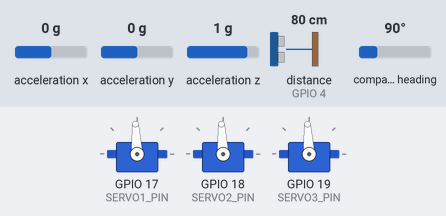
Bench run of a program on a simulated ESP32. On the bench: 3 × servo. Wiring (inferred from the names in the program): ultrasonic range finder: trigger GPIO 4; echo GPIO 4. Inputs (shaded band) come from the test bench; at power-on: distance to the obstacle (sensor on GPIO 4) 80 cm, acceleration x 0 g, acceleration y 0 g, acceleration z 1 g, compass heading 90°. The echo pulse lasts 58.3 µs per cm; servo pulses on a pin are drawn as a servo (544–2400 µs = 0–180°).

Above: at 2.2 s.
2.3 s: distance to the obstacle (sensor on GPIO 4) set to 2 cm
At 4.5 s:
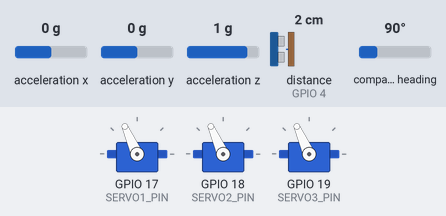
5.3 s: acceleration x set to 0.8 g
6.8 s: acceleration y set to -1.4 g
At 8.5 s:
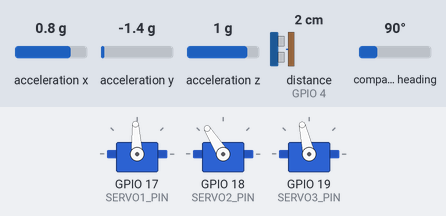
9.5 s: acceleration z set to -1.4 g
12.5 s: distance to the obstacle (sensor on GPIO 4) set to 35 cm
At 12.66 s:
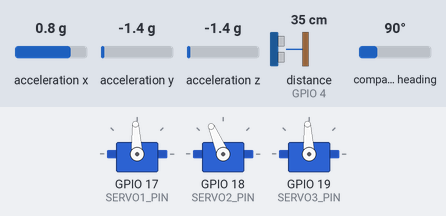
15.5 s: acceleration x set to -1.4 g
At 16.4 s:
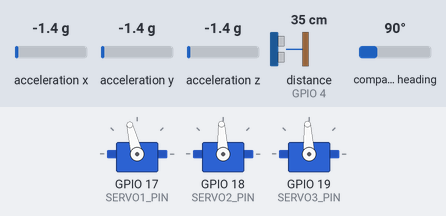
Timing chart, 0 to 19.5 s (numbered marks = the images above; inputs shaded):
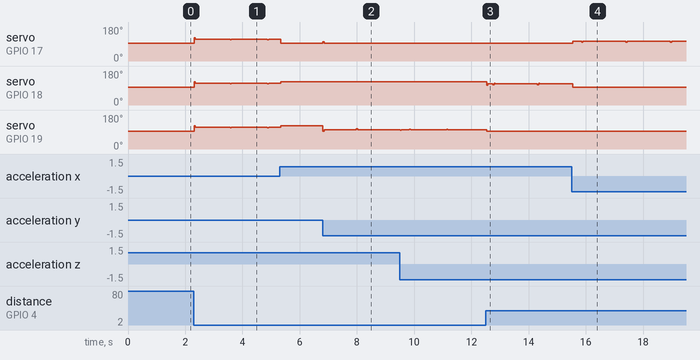

Measured:
- after the input at 2.3 s, servo on GPIO 17 (SERVO1_PIN), servo on GPIO 18 (SERVO2_PIN), servo on GPIO 19 (SERVO3_PIN): 93° → 114° at once
- after the input at 6.8 s, servo on GPIO 17 (SERVO1_PIN): 93° → 103° at once, → 93° 0.04 s later; servo on GPIO 19 (SERVO3_PIN): 122° → 103° at once
- after the input at 12.5 s, servo on GPIO 18 (SERVO2_PIN): 122° → 113° at once
- after the input at 15.5 s, servo on GPIO 17 (SERVO1_PIN): 93° → 104° at once, then repeats every 1.6 s: 99° 0.04 s, 105° 0.04 s, 104° 1.5 s

The program:

main.cpp
```cpp
#include <stdint.h>
#include <Arduino.h>
#include <Wire.h>
#include <esp_now.h>
#include <WiFi.h>
#include "PIDController.h"
#include <Adafruit_Sensor.h>
#include <Adafruit_BNO055.h>
#include <utility/imumaths.h>

const uint8_t SDA_PIN = 21;
const uint8_t SCL_PIN = 22;
const uint8_t SERVO1_PIN = 17;
const uint8_t SERVO2_PIN = 18;
const uint8_t SERVO3_PIN = 19;
const uint8_t MAINESC_PIN = 0;
const uint8_t TAILESC_PIN = 0;
const uint8_t ULTRASONIC_PIN = 4;
const uint16_t DEFAULT_PULSE_WIDTH = 1500;

Adafruit_BNO055 bno = Adafruit_BNO055(55, 0x29);
imu::Vector<3> euler;

float currentAltitude = 0.0f;
uint32_t readDistance() {
  pinMode(ULTRASONIC_PIN, OUTPUT);
  digitalWrite(ULTRASONIC_PIN, LOW);
  delayMicroseconds(2);
  digitalWrite(ULTRASONIC_PIN, HIGH);
  delayMicroseconds(10);
  digitalWrite(ULTRASONIC_PIN, LOW);

  pinMode(ULTRASONIC_PIN, INPUT);
  uint32_t duration = pulseIn(ULTRASONIC_PIN, HIGH, 30000); // Timeout 30 ms

  uint32_t distance_cm = duration / 58; // Umrechnungsfaktor für cm
  return distance_cm;
}

//PID controllers:
PIDController RollPid(2.0, 0.0, 0.1);
PIDController PitchPid(2.0, 0.0, 0.1);
PIDController YawPid(1.0, 0.1, 0.01);
PIDController CollectivePid(1.0, 0.0, 0.01);
uint32_t lastMeasurement = micros();
uint32_t lastTrigger = millis();

typedef struct Message {
  char command[5];
} Message;

volatile bool killed = false;
void onReceive(const uint8_t *mac, const uint8_t *incomingData, int len) {
  Message msg;
  memcpy(&msg, incomingData, sizeof(msg));

  // Serial.print("📨 Received: ");
  // Serial.println(msg.command);

  if (strcmp(msg.command, "KILL") == 0) {
    killed = true;
  }
}

void setup() {
  // Serial.begin(115200);

  WiFi.mode(WIFI_STA);
  if (esp_now_init() != ESP_OK) {
    // Serial.println("ESP-NOW init failed!");
    return;
  }
  esp_now_register_recv_cb(onReceive);
  // Serial.println(WiFi.macAddress());

  // setup imu:
  Wire.begin(SDA_PIN, SCL_PIN);
  // Wire.setClock(400000);

  delay(1000);
  if (!bno.begin()) {
    while (1) {
      delay(5000);
      // Serial.println("Failed to initialize BNO055! Check wiring or I2C address.");
    }
  }
  bno.setExtCrystalUse(true);

  //setup pwm channels:
  uint16_t pwm = map(DEFAULT_PULSE_WIDTH, 0, 20000, 0, 65535);
  ledcSetup(0, 50, 16); ledcAttachPin(SERVO1_PIN, 0); ledcWrite(0, pwm);
  ledcSetup(1, 50, 16); ledcAttachPin(SERVO2_PIN, 1); ledcWrite(1, pwm);
  ledcSetup(2, 50, 16); ledcAttachPin(SERVO3_PIN, 2); ledcWrite(2, pwm);

  // Serial.println("Setup complete. Starting main loop...");
}

void loop() {
  //todo: funk empfanger/ kill switch
  // read current time
  uint32_t now = micros();
  float dt = (now - lastMeasurement) / 1e6f;
  lastMeasurement = now;

  // // read sensor data
  if (now - lastTrigger > 100) { // max 10 Hz
    currentAltitude = readDistance();
    // Serial.println(currentAltitude);
  }

  euler = bno.getVector(Adafruit_BNO055::VECTOR_EULER);
  float rollCorrection = RollPid.update(0, euler.z(), dt);
  float pitchCorrection = PitchPid.update(0, euler.y(), dt);
  float collectiveCorrection = CollectivePid.update(20, currentAltitude, dt); //target?
  //float yawCorrection = YawPid.update(0, currentYaw, dt);
  // map to [-100, 100] range
  rollCorrection = constrain(rollCorrection * 2, -100, 100);
  pitchCorrection = constrain(pitchCorrection * 2, -100, 100);
  collectiveCorrection = constrain(collectiveCorrection * 4, -100, 100);

  // swashplate mixing
  float servo1 = collectiveCorrection + pitchCorrection;
  float servo2 = collectiveCorrection - 0.5 * pitchCorrection - 0.866 * rollCorrection;
  float servo3 = collectiveCorrection - 0.5 * pitchCorrection + 0.866 * rollCorrection;
  // todo: Kreiselpraezision beachten

  if(killed) {
    servo1 = 0;
    servo2 = 0;
    servo3 = 0;
  }

  servo1 = map(constrain(1500 + servo1 * 3, 1500, 1800), 0, 20000, 0, 65535);
  servo2 = map(constrain(1500 + servo2 * 3, 1500, 1800), 0, 20000, 0, 65535);
  servo3 = map(constrain(1500 + servo3 * 3, 1500, 1800), 0, 20000, 0, 65535);

  ledcWrite(0, servo1);
  ledcWrite(1, servo2);
  ledcWrite(2, servo3);

  delay(40);
}
```

PIDController.h
```cpp
#ifndef PIDCONTROLLER_H
#define PIDCONTROLLER_H

class PIDController {
public:
    PIDController(float kp, float ki, float kd);

    float update(float target, float current, float dt);
    void reset();

private:
    float kp, ki, kd;
    float prevError;
    float integral;
};

#endif
```

PIDController.cpp
```cpp
#include "PIDController.h"

PIDController::PIDController(float kp, float ki, float kd)
    : kp(kp), ki(ki), kd(kd), prevError(0), integral(0) {}

float PIDController::update(float target, float current, float dt) {
    float error = target - current;
    integral += error * dt;
    float derivative = (error - prevError) / dt;

    prevError = error;
    return kp * error + ki * integral + kd * derivative;
}

void PIDController::reset() {
    integral = 0;
    prevError = 0;
}
```
